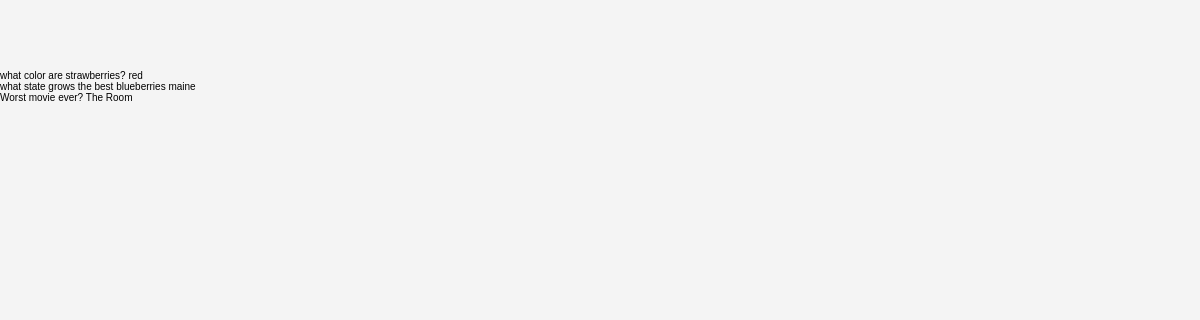
The page /cards/ (signed in) on the database as committed earlier.
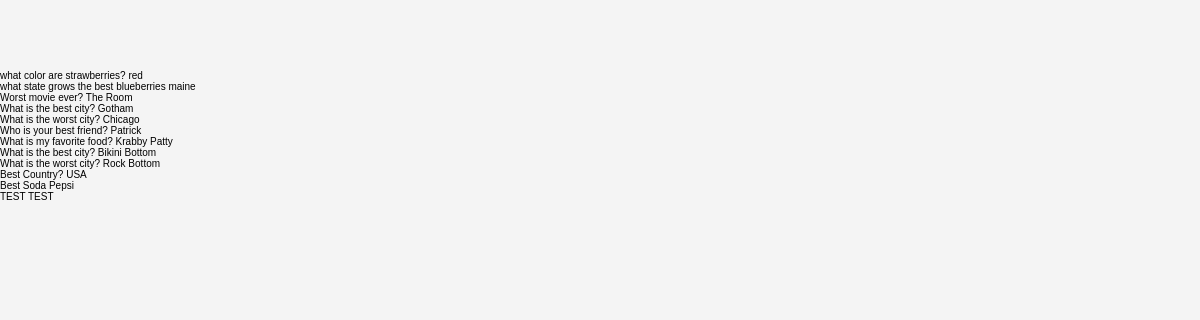
The same page on the database as committed later.
### flashcard/models.py (models this page shows, shortened)
class Flashcard(models.Model):
    question = models.TextField(blank=True)
    answer = models.TextField(blank=True)
    deck = models.ForeignKey(
        Deck,
        on_delete=models.CASCADE,
        related_name="cards"
    )

### flashcard/views.py (the view)
# urls.py: path("cards/", flashcard_views.list_all_cards, name="list_all_cards"),
@login_required
def list_all_cards(request):
    cards = Flashcard.objects.all()
    return render(request, "flashcard/list_all_cards.html", {"cards": cards})

### templates/flashcard/list_all_cards.html
{% extends 'base.html' %}
{% block content %}
    {% for card in cards %}
    <article class="card">
    {{card.question}}
    {{card.answer}} </article>
    {% endfor %}
{% endblock %}

### templates/base.html (shortened to what this page needs)
{% load static %}
<!DOCTYPE html>
<html>
    <head>
    <link rel="stylesheet" href="{% static '/styles.css' %}">
    <link rel="stylesheet" href="https://cdn.jsdelivr.net/npm/picnic">
    </head>
    <body>
            {% block content %}
            {% endblock %}
    </body>
</html>

### static/styles.css (style rules this page uses)
* { margin: 0 auto; padding: 0; }
body { margin-top: 70px; background-color: #f4f4f4; font-family: 'Raleway', sans-serif; font-size: 62.5%; }

Rows that differ between the two databases and show on the page:
added Flashcard: question "What is the best city?", answer "Gotham"
added Flashcard: question "What is the worst city?", answer "Chicago"
added Flashcard: question "Who is your best friend?", answer "Patrick"
added Flashcard: question "What is my favorite food?", answer "Krabby Patty"
added Flashcard: question "What is the best city?", answer "Bikini Bottom"
added Flashcard: question "What is the worst city?", answer "Rock Bottom"
added Flashcard: question "Best Country?", answer "USA"
added Flashcard: question "Best Soda", answer "Pepsi"
added Flashcard: question "TEST", answer "TEST"
